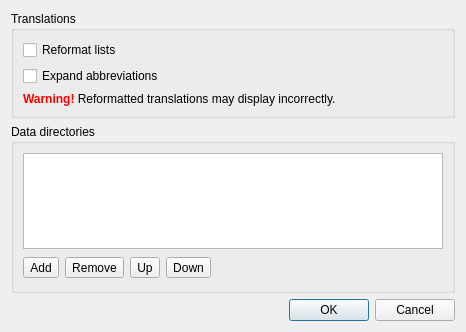
<ui version="4.0" >
 <class>SettingsDialog</class>
 <widget class="QDialog" name="SettingsDialog" >
  <property name="geometry" >
   <rect>
    <x>0</x>
    <y>0</y>
    <width>466</width>
    <height>332</height>
   </rect>
  </property>
  <property name="windowTitle" >
   <string>StarDict plugin settings</string>
  </property>
  <layout class="QGridLayout" >
   <item row="0" column="0" >
    <widget class="QGroupBox" name="groupBox" >
     <property name="title" >
      <string>Translations</string>
     </property>
     <layout class="QGridLayout" >
      <item row="0" column="0" >
       <widget class="QCheckBox" name="reformatListsBox" >
        <property name="toolTip" >
         <string>If enabled all lists in translation wil be formated using HTML &lt;li> tag (may be slow)</string>
        </property>
        <property name="text" >
         <string>Reformat lists</string>
        </property>
       </widget>
      </item>
      <item row="1" column="0" >
       <widget class="QCheckBox" name="expandAbbreviationsBox" >
        <property name="toolTip" >
         <string>Expand abbreviations if dictionary contains it (may be slow)</string>
        </property>
        <property name="text" >
         <string>Expand abbreviations</string>
        </property>
       </widget>
      </item>
      <item row="2" column="0" >
       <widget class="QLabel" name="reformatTranslationsWarningLabel" >
        <property name="visible" >
         <bool>false</bool>
        </property>
        <property name="text" >
         <string>&lt;b>&lt;font color="red">Warning!&lt;/font>&lt;/b> Reformatted translations may display incorrectly.</string>
        </property>
       </widget>
      </item>
     </layout>
    </widget>
   </item>
   <item row="1" column="0" >
    <widget class="QGroupBox" name="dictDirsBox" >
     <property name="title" >
      <string>Data directories</string>
     </property>
     <layout class="QGridLayout" >
      <property name="leftMargin" >
       <number>9</number>
      </property>
      <property name="topMargin" >
       <number>9</number>
      </property>
      <property name="rightMargin" >
       <number>9</number>
      </property>
      <property name="bottomMargin" >
       <number>9</number>
      </property>
      <property name="horizontalSpacing" >
       <number>6</number>
      </property>
      <property name="verticalSpacing" >
       <number>6</number>
      </property>
      <item row="0" column="0" >
       <widget class="QListWidget" name="dictDirsList" />
      </item>
      <item row="1" column="0" >
       <layout class="QHBoxLayout" >
        <property name="spacing" >
         <number>6</number>
        </property>
        <property name="leftMargin" >
         <number>0</number>
        </property>
        <property name="topMargin" >
         <number>0</number>
        </property>
        <property name="rightMargin" >
         <number>0</number>
        </property>
        <property name="bottomMargin" >
         <number>0</number>
        </property>
        <item>
         <widget class="QToolButton" name="addDictDirButton" >
          <property name="toolTip" >
           <string>&lt;html>&lt;head>&lt;meta name="qrichtext" content="1" />&lt;style type="text/css">
p, li { white-space: pre-wrap; }
&lt;/style>&lt;/head>&lt;body style=" font-family:'Sans Serif'; font-size:9pt; font-weight:400; font-style:normal; text-decoration:none;">
&lt;p style=" margin-top:0px; margin-bottom:0px; margin-left:0px; margin-right:0px; -qt-block-indent:0; text-indent:0px;">Add directory&lt;/p>&lt;/body>&lt;/html></string>
          </property>
          <property name="text" >
           <string>Add</string>
          </property>
          <property name="icon" >
           <iconset resource="pixmaps/pixmaps.qrc" >:/icons/list-add.png</iconset>
          </property>
         </widget>
        </item>
        <item>
         <widget class="QToolButton" name="removeDictDirButton" >
          <property name="toolTip" >
           <string>&lt;html>&lt;head>&lt;meta name="qrichtext" content="1" />&lt;style type="text/css">
p, li { white-space: pre-wrap; }
&lt;/style>&lt;/head>&lt;body style=" font-family:'Sans Serif'; font-size:9pt; font-weight:400; font-style:normal; text-decoration:none;">
&lt;p style=" margin-top:0px; margin-bottom:0px; margin-left:0px; margin-right:0px; -qt-block-indent:0; text-indent:0px;">Remove directory&lt;/p>&lt;/body>&lt;/html></string>
          </property>
          <property name="text" >
           <string>Remove</string>
          </property>
          <property name="icon" >
           <iconset resource="pixmaps/pixmaps.qrc" >:/icons/list-remove.png</iconset>
          </property>
         </widget>
        </item>
        <item>
         <widget class="QToolButton" name="moveUpDictDirButton" >
          <property name="toolTip" >
           <string>&lt;html>&lt;head>&lt;meta name="qrichtext" content="1" />&lt;style type="text/css">
p, li { white-space: pre-wrap; }
&lt;/style>&lt;/head>&lt;body style=" font-family:'Sans Serif'; font-size:9pt; font-weight:400; font-style:normal; text-decoration:none;">
&lt;p style=" margin-top:0px; margin-bottom:0px; margin-left:0px; margin-right:0px; -qt-block-indent:0; text-indent:0px;">Move up&lt;/p>&lt;/body>&lt;/html></string>
          </property>
          <property name="text" >
           <string>Up</string>
          </property>
          <property name="icon" >
           <iconset resource="pixmaps/pixmaps.qrc" >:/icons/arrow-up.png</iconset>
          </property>
         </widget>
        </item>
        <item>
         <widget class="QToolButton" name="moveDownDictDirButton" >
          <property name="toolTip" >
           <string>&lt;html>&lt;head>&lt;meta name="qrichtext" content="1" />&lt;style type="text/css">
p, li { white-space: pre-wrap; }
&lt;/style>&lt;/head>&lt;body style=" font-family:'Sans Serif'; font-size:9pt; font-weight:400; font-style:normal; text-decoration:none;">
&lt;p style=" margin-top:0px; margin-bottom:0px; margin-left:0px; margin-right:0px; -qt-block-indent:0; text-indent:0px;">Move down&lt;/p>&lt;/body>&lt;/html></string>
          </property>
          <property name="text" >
           <string>Down</string>
          </property>
          <property name="icon" >
           <iconset resource="pixmaps/pixmaps.qrc" >:/icons/arrow-down.png</iconset>
          </property>
         </widget>
        </item>
        <item>
         <spacer>
          <property name="orientation" >
           <enum>Qt::Horizontal</enum>
          </property>
          <property name="sizeHint" >
           <size>
            <width>342</width>
            <height>26</height>
           </size>
          </property>
         </spacer>
        </item>
       </layout>
      </item>
     </layout>
    </widget>
   </item>
   <item row="2" column="0" >
    <widget class="QDialogButtonBox" name="buttonBox" >
     <property name="orientation" >
      <enum>Qt::Horizontal</enum>
     </property>
     <property name="standardButtons" >
      <set>QDialogButtonBox::Cancel|QDialogButtonBox::NoButton|QDialogButtonBox::Ok</set>
     </property>
    </widget>
   </item>
  </layout>
 </widget>
 <resources>
  <include location="pixmaps/pixmaps.qrc" />
 </resources>
 <connections>
  <connection>
   <sender>buttonBox</sender>
   <signal>accepted()</signal>
   <receiver>SettingsDialog</receiver>
   <slot>accept()</slot>
   <hints>
    <hint type="sourcelabel" >
     <x>227</x>
     <y>311</y>
    </hint>
    <hint type="destinationlabel" >
     <x>157</x>
     <y>274</y>
    </hint>
   </hints>
  </connection>
  <connection>
   <sender>buttonBox</sender>
   <signal>rejected()</signal>
   <receiver>SettingsDialog</receiver>
   <slot>reject()</slot>
   <hints>
    <hint type="sourcelabel" >
     <x>295</x>
     <y>317</y>
    </hint>
    <hint type="destinationlabel" >
     <x>286</x>
     <y>274</y>
    </hint>
   </hints>
  </connection>
  <connection>
   <sender>reformatListsBox</sender>
   <signal>toggled(bool)</signal>
   <receiver>reformatTranslationsWarningLabel</receiver>
   <slot>setVisible(bool)</slot>
   <hints>
    <hint type="sourcelabel" >
     <x>55</x>
     <y>43</y>
    </hint>
    <hint type="destinationlabel" >
     <x>48</x>
     <y>86</y>
    </hint>
   </hints>
  </connection>
 </connections>
</ui>
